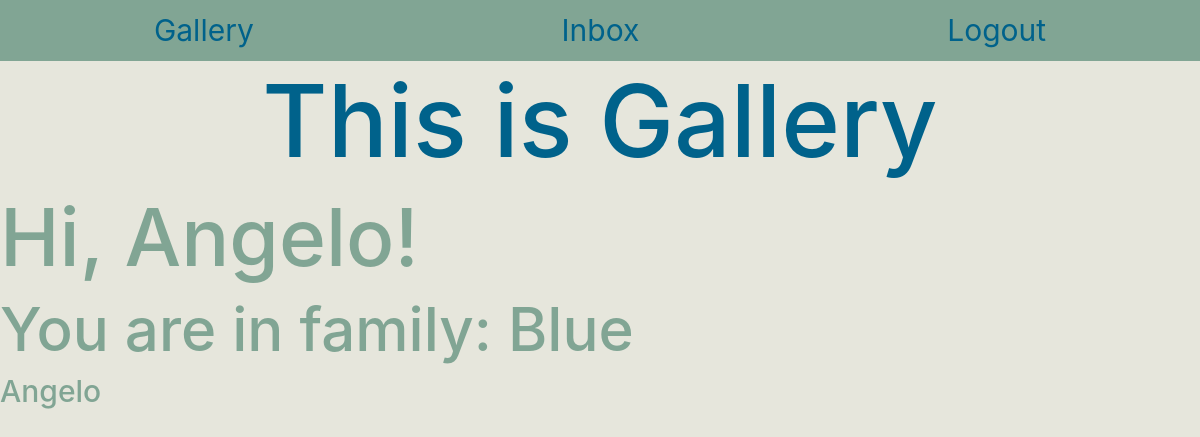
Before: /gallery (signed in) with the older database file.
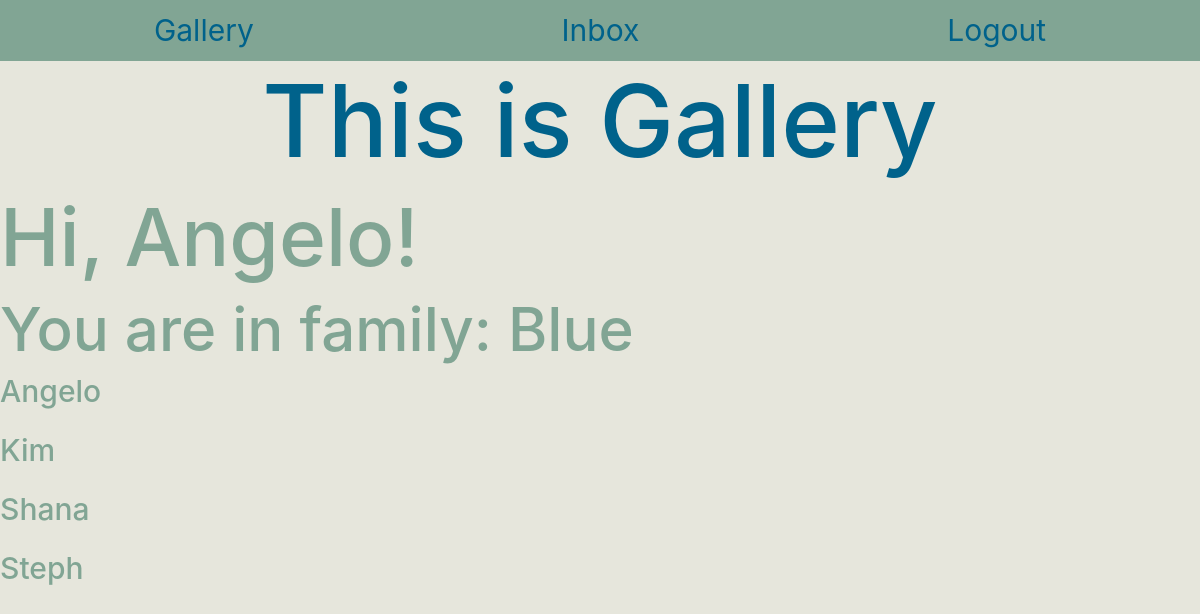
After: the same page with the newer database file.
### app_folder/models.py (models this page shows, shortened)
class User(UserMixin, db.Model):
    id = db.Column(db.Integer, primary_key=True)
    username = db.Column(db.String(64), index=True, unique=True)
    family = db.Column(db.String(64), nullable=False)
    password_hash = db.Column(db.String(128))
    messages = db.relationship("Message", uselist=False, backref="user")

### app_folder/routes.py (the view)
@app.route("/gallery")
@login_required
def gallery():
    return render_template('gallery.html', title="Gallery", Users=User)

### app_folder/routes.py (called while the page is built)
@login.user_loader
def load_user(user_id):
    return User.query.get(int(user_id))

### app_folder/templates/gallery.html (shortened to what this page needs)
{% extends "base.html" %}
{% block gallery %}
    <h1 class="center"> This is Gallery</h1>
    <h2> Hi, {{current_user.username}}!</h2>
    <h3> You are in family: {{current_user.family}}</h3>
    {% for user in Users.query.all() %}
    <a href="/user/{{user.username}}">
        <h4> {{user.username}} </h4>
        <br>
    </a>
    {% endfor %}
{% endblock %}

Changed rows visible on the page:
added User: username "Kim"
added User: username "Shana"
added User: username "Steph"
